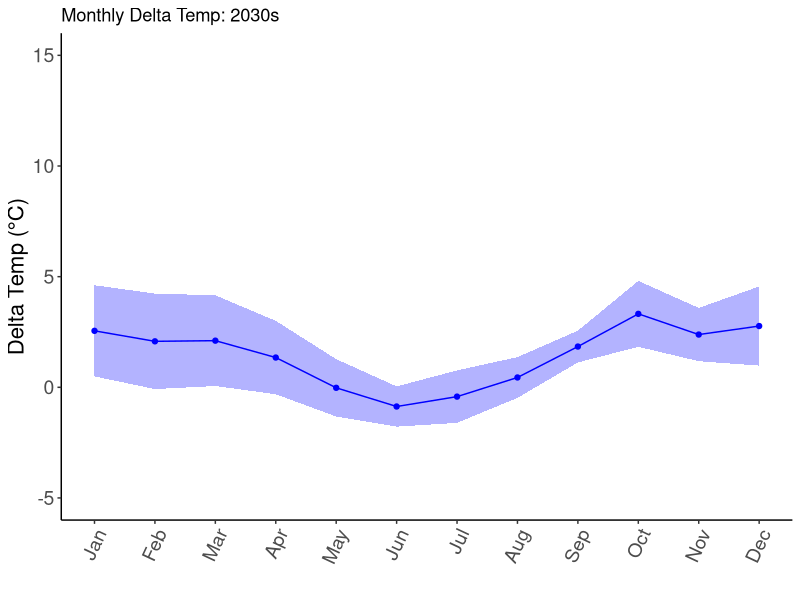
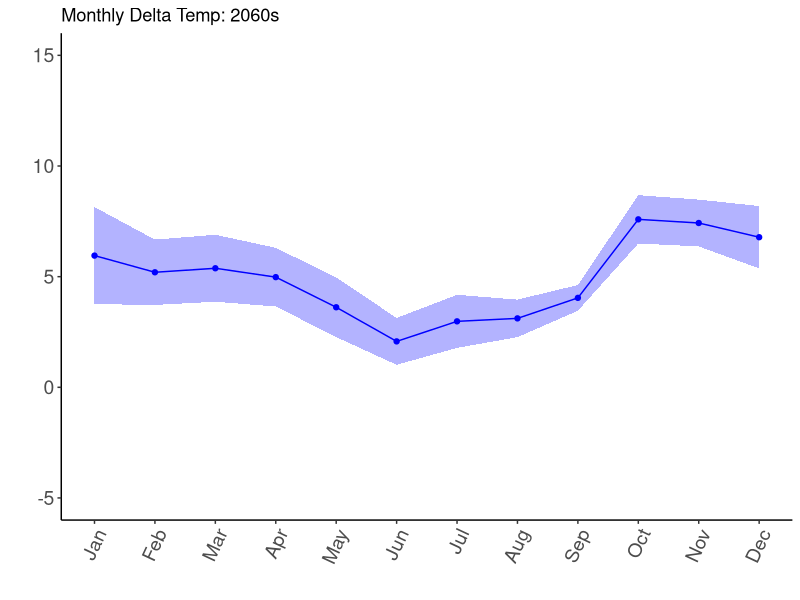
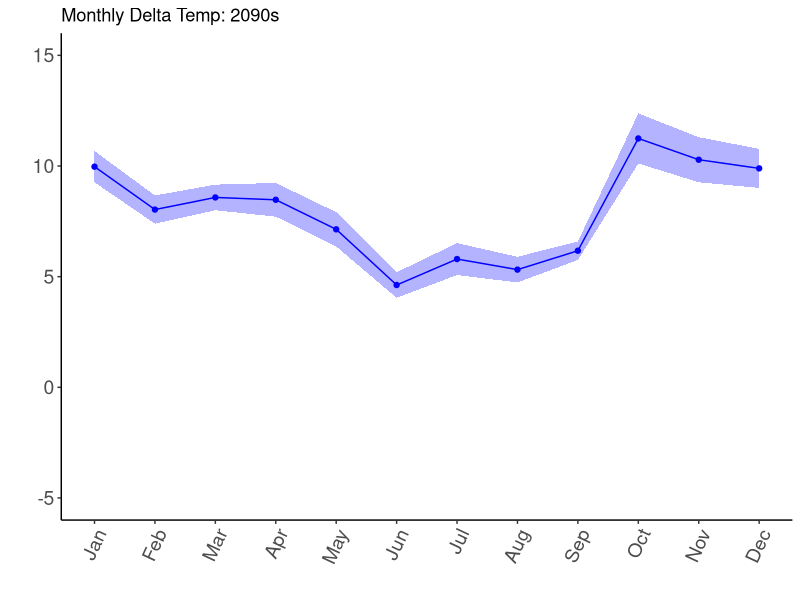
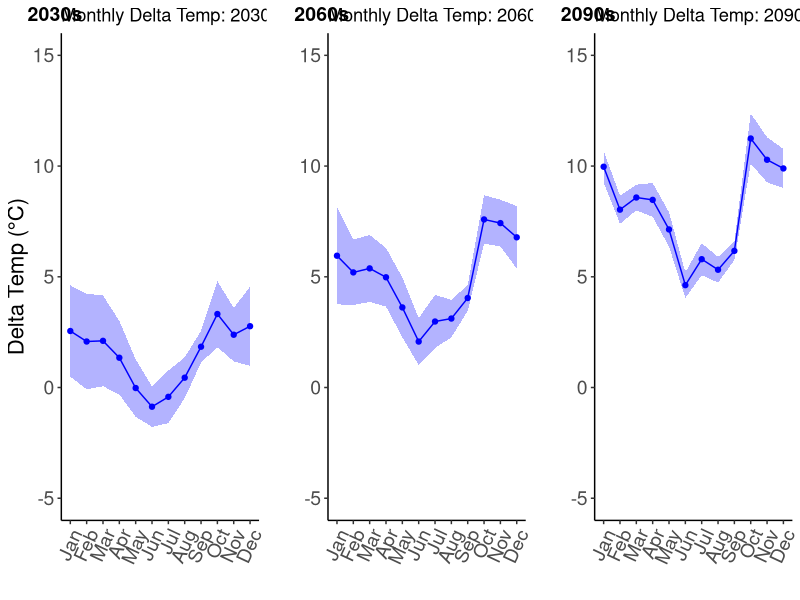

Here is the R script that generated these plots, in order:
#CRD Monthly Temp Changes RCP 8.5

rm(list = ls())

# Load required libraries
library(dplyr)
library(ggplot2)
library(ggpubr)
library(lubridate)

# Read in the dataset (update file path as necessary)
# Assuming the dataset is stored in a CSV file
Mod_CRD85 <- read.csv("Corr_Mod_CRD85_0.csv")

# Convert 'time' to Date and extract year and month
Mod_CRD85$time <- as.Date(Mod_CRD85$time, format = "%Y-%m-%d")
Mod_CRD85$Year <- year(Mod_CRD85$time)
Mod_CRD85$Month <- format(Mod_CRD85$time, "%B")

# Calculate monthly averages for each decade
calculate_monthly_averages <- function(data, decade_start, decade_end) {
  # Initialize empty dataframe to store monthly averages
  monthly_avg_table <- data.frame(Pond = character(), Month = factor(), AvgTemp = numeric(), Year = integer(), stringsAsFactors = FALSE)
  
  # Loop through each year in the decade
  for (yr in decade_start:decade_end) {
    yearly_data <- data %>%
      filter(Year == yr)
    
    # Loop through each pond
    for (pond_name in unique(data$pond_name)) {
      pond_data <- yearly_data %>%
        filter(pond_name == pond_name)
      
      # Loop through each month
      for (month in month.name) {
        monthly_data <- pond_data %>%
          filter(Month == month)
        
        # Calculate the mean of 'med' for the current month
        avg_temp <- mean(monthly_data$med, na.rm = TRUE)
        
        # Append results to monthly_avg_table dataframe
        monthly_avg_table <- rbind(
          monthly_avg_table,
          data.frame(Pond = pond_name, Month = factor(month, levels = month.name), AvgTemp = avg_temp, Year = yr)
        )
      }
    }
  }
  
  return(monthly_avg_table)
}

# Calculate monthly averages for the historical and projected decades
monthly_means <- calculate_monthly_averages(Mod_CRD85, 2012, 2020)
monthly_avg_2030s <- calculate_monthly_averages(Mod_CRD85, 2030, 2039)
monthly_avg_2060s <- calculate_monthly_averages(Mod_CRD85, 2060, 2069)
monthly_avg_2090s <- calculate_monthly_averages(Mod_CRD85, 2090, 2099)

# Combine all datasets into one dataframe and add a Decade column
monthly_means <- monthly_means %>% mutate(Decade = "2020s")
monthly_avg_2030s <- monthly_avg_2030s %>% mutate(Decade = "2030s")
monthly_avg_2060s <- monthly_avg_2060s %>% mutate(Decade = "2060s")
monthly_avg_2090s <- monthly_avg_2090s %>% mutate(Decade = "2090s")

combined_monthly_avg <- bind_rows(monthly_means, monthly_avg_2030s, monthly_avg_2060s, monthly_avg_2090s)
str(combined_monthly_avg)

# Calculate the difference from the reference year (2020s)
reference_year_avg <- combined_monthly_avg %>%
  filter(Decade == "2020s") %>%
  group_by(Month) %>%
  summarise(avg_temp_ref_year = mean(AvgTemp, na.rm = TRUE))

combined_monthly_avg <- combined_monthly_avg %>%
  left_join(reference_year_avg, by = "Month") %>%
  mutate(diff_AvgTemp = AvgTemp - avg_temp_ref_year)

# Filter out the reference decade for further analysis
DeltaMonthly_CRD85 <- combined_monthly_avg %>% filter(Decade != "2020s")

# Group by Month and Decade, calculate mean and standard deviation of differences
summary_stats2 <- DeltaMonthly_CRD85 %>%
  mutate(Month = format(as.Date(paste0(Month, " 1 2000"), "%B %d %Y"), "%m")) %>%  # Standardize month to numeric
  group_by(Month, Decade) %>%
  summarise(
    mean_diff_AvgTemp = mean(diff_AvgTemp, na.rm = TRUE),
    sd_diff_AvgTemp = sd(diff_AvgTemp, na.rm = TRUE),
    .groups = "drop"
  )
summary_stats2

# Function to create plots for each decade
create_plot <- function(data, decade_label, y_label = "Delta Temp (°C)") {
  data <- data %>% mutate(Month = as.numeric(Month))  # Convert Month to numeric for plotting
  
  ggplot(data, aes(x = Month)) +
    geom_point(aes(y = mean_diff_AvgTemp), color = "blue") +
    geom_line(aes(y = mean_diff_AvgTemp), color = "blue") +
    geom_ribbon(aes(ymin = mean_diff_AvgTemp - sd_diff_AvgTemp, 
                    ymax = mean_diff_AvgTemp + sd_diff_AvgTemp), 
                fill = "blue", alpha = 0.3) +
    scale_x_continuous(breaks = 1:12, labels = month.abb) +
    ylim(-5, 15) +
    theme_classic() +
    labs(x = "", y = y_label, title = paste("Monthly Delta Temp:", decade_label)) +
    theme(
      axis.text.x = element_text(angle = 65, hjust = 1),
      axis.title = element_text(size = 16),
      axis.text = element_text(size = 14)
    )
}

# Create plots for each decade
MonthlyStats_2030 <- summary_stats2 %>% filter(Decade == "2030s")
MonthlyStats_2060 <- summary_stats2 %>% filter(Decade == "2060s")
MonthlyStats_2090 <- summary_stats2 %>% filter(Decade == "2090s")

MonthlyStats_2030Plot <- create_plot(MonthlyStats_2030, "2030s")
MonthlyStats_2030Plot
MonthlyStats_2060Plot <- create_plot(MonthlyStats_2060, "2060s", y_label = "")
MonthlyStats_2060Plot
MonthlyStats_2090Plot <- create_plot(MonthlyStats_2090, "2090s", y_label = "")
MonthlyStats_2090Plot

# Combine the plots into a single panel
DeltaMonth_CRD85_plot <- ggarrange(
  MonthlyStats_2030Plot, 
  MonthlyStats_2060Plot, 
  MonthlyStats_2090Plot, 
  ncol = 3, 
  labels = c("2030s", "2060s", "2090s")
)
DeltaMonth_CRD85_plot

# Save the combined plot
ggsave("Corr_DeltaMonthCRD85.png", plot = DeltaMonth_CRD85_plot, width = 12, height = 3)

# Save data as CSV files for each decade
write.csv(MonthlyStats_2030, file = "Corr_MonthlyStatsCRD85_2030.csv", row.names = FALSE)
write.csv(MonthlyStats_2060, file = "Corr_MonthlyStatsCRD85_2060.csv", row.names = FALSE)
write.csv(MonthlyStats_2090, file = "Corr_MonthlyStatsCRD85_2090.csv", row.names = FALSE)
